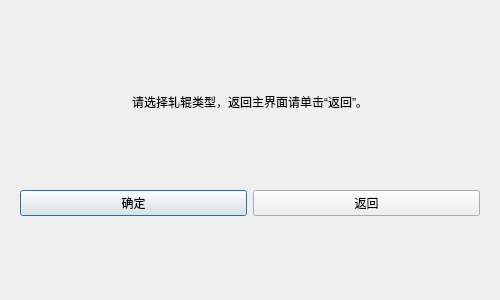
<?xml version="1.0" encoding="UTF-8"?>
<ui version="4.0">
 <class>warningDialog</class>
 <widget class="QDialog" name="warningDialog">
  <property name="geometry">
   <rect>
    <x>0</x>
    <y>0</y>
    <width>500</width>
    <height>300</height>
   </rect>
  </property>
  <property name="maximumSize">
   <size>
    <width>500</width>
    <height>300</height>
   </size>
  </property>
  <property name="windowTitle">
   <string>提示</string>
  </property>
  <property name="windowIcon">
   <iconset resource="../../../qtResource/resource.qrc">
    <normaloff>:/icons/icons/警告.png</normaloff>:/icons/icons/警告.png</iconset>
  </property>
  <layout class="QGridLayout" name="gridLayout">
   <item row="0" column="0">
    <widget class="CardWidget" name="CardWidget">
     <layout class="QGridLayout" name="gridLayout_2">
      <item row="0" column="0" colspan="2">
       <widget class="SubtitleLabel" name="SubtitleLabel">
        <property name="sizePolicy">
         <sizepolicy hsizetype="Expanding" vsizetype="Maximum">
          <horstretch>0</horstretch>
          <verstretch>0</verstretch>
         </sizepolicy>
        </property>
        <property name="text">
         <string>请选择轧辊类型，返回主界面请单击“返回”。</string>
        </property>
        <property name="alignment">
         <set>Qt::AlignCenter</set>
        </property>
        <property name="wordWrap">
         <bool>true</bool>
        </property>
       </widget>
      </item>
      <item row="1" column="0">
       <widget class="PrimaryPushButton" name="PrimaryPushButton">
        <property name="sizePolicy">
         <sizepolicy hsizetype="Preferred" vsizetype="Preferred">
          <horstretch>0</horstretch>
          <verstretch>0</verstretch>
         </sizepolicy>
        </property>
        <property name="text">
         <string>确定</string>
        </property>
       </widget>
      </item>
      <item row="1" column="1">
       <widget class="PrimaryPushButton" name="PrimaryPushButton_2">
        <property name="sizePolicy">
         <sizepolicy hsizetype="Preferred" vsizetype="Fixed">
          <horstretch>0</horstretch>
          <verstretch>0</verstretch>
         </sizepolicy>
        </property>
        <property name="text">
         <string>返回</string>
        </property>
       </widget>
      </item>
     </layout>
    </widget>
   </item>
  </layout>
 </widget>
 <customwidgets>
  <customwidget>
   <class>PushButton</class>
   <extends>QPushButton</extends>
   <header>qfluentwidgets</header>
  </customwidget>
  <customwidget>
   <class>PrimaryPushButton</class>
   <extends>PushButton</extends>
   <header>qfluentwidgets</header>
  </customwidget>
  <customwidget>
   <class>CardWidget</class>
   <extends>QFrame</extends>
   <header>qfluentwidgets</header>
   <container>1</container>
  </customwidget>
  <customwidget>
   <class>SubtitleLabel</class>
   <extends>QLabel</extends>
   <header>qfluentwidgets</header>
  </customwidget>
 </customwidgets>
 <resources>
  <include location="../../../qtResource/resource.qrc"/>
 </resources>
 <connections/>
</ui>
